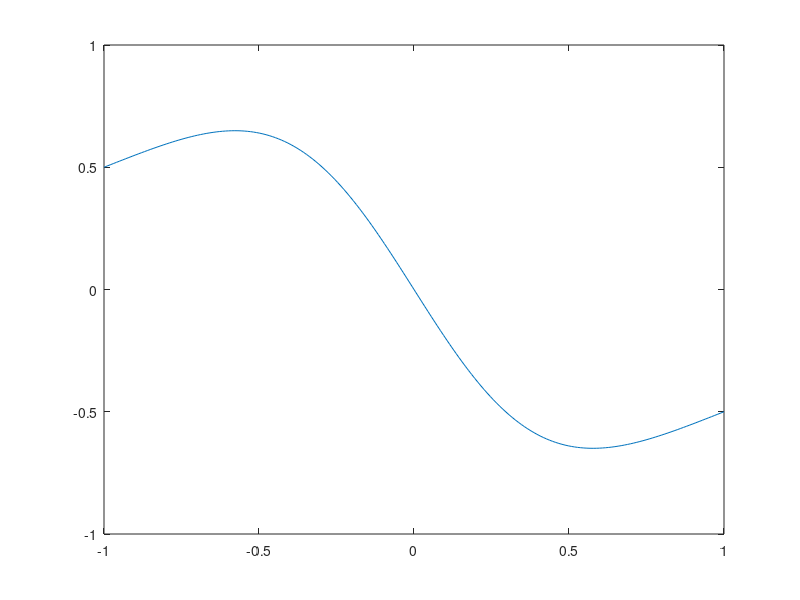

Reproduce this figure in MATLAB.
clear all;
close all;
clc;

%x = linspace(0,pi/2,200);
%y = 0.5*(((sin(x+(pi/400))-sin(x))/(pi/400))+((sin(x))-sin(x-(pi/400)))/(pi/400));
%plot(x,y);

d = 1/100;
x = linspace(-1,1,200);
y = 0.5*(((1./(1+(x+d).^2))-(1./(1+x.^2)))/d + (((1./(1+x.^2))- (1./(1+(x-d).^2)))/d));
plot(x,y);